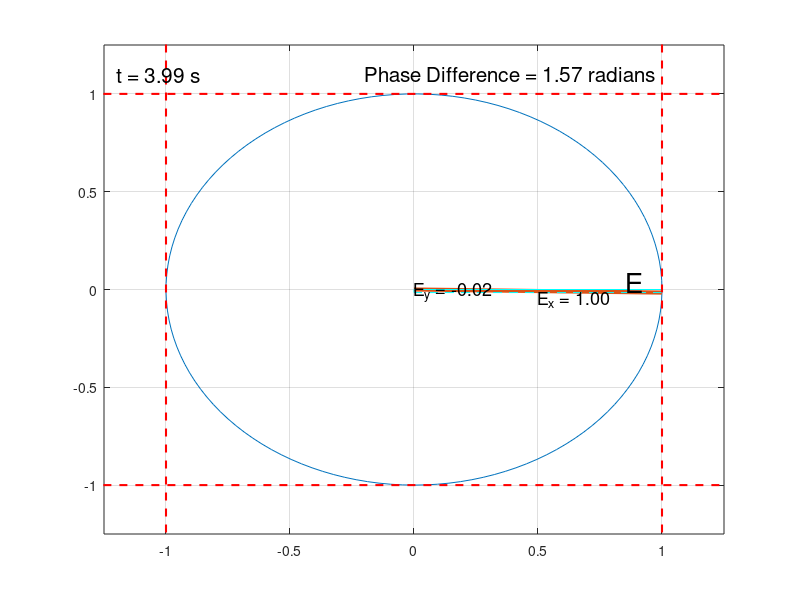

Source code (MATLAB):
clc;clear;clf;

%INPUTS
phi = deg2rad(0);
smoothness_of_animation = .03;
speed_of_animation = .001;
time_length = 4;

%%
Amplitude = 1;
omega1 = pi./2;
omega2 = pi./2;
phaseDifference = pi./2 + phi;

figure(1)
i = 1;
for t = 0:smoothness_of_animation:time_length
    
    clf;
    y = Amplitude.*sin(omega1.*t+phi);
    x = Amplitude.*cos(omega2.*t);
    
    path(i, 1) = x;
    path(i, 2) = y;
    plot(path(:,1), path(:,2))
    hold on
    
    line([0 x], [0 y], 'linewidth', 3)
    line([0 x], [0 0], 'color', 'c')
    line([0 0], [0 y], 'color', 'c')
    line([x x], [y 0], 'linestyle', '--', 'color', 'c')
    line([x 0], [y y], 'linestyle', '--', 'color', 'c')
    
    line([1 1], [10 -10], 'linestyle', '--', 'color', 'r', 'linewidth', 1.5)
    line([-1 -1], [10 -10], 'linestyle', '--', 'color', 'r', 'linewidth', 1.5)
    line([-10 10], [1 1], 'linestyle', '--', 'color', 'r', 'linewidth', 1.5)
    line([-10 10], [-1 -1], 'linestyle', '--', 'color', 'r', 'linewidth', 1.5)
    
    text(-1.2,1.1,sprintf('t = %.2f s', t), 'fontsize', 15)
    text(-.2,1.1,sprintf('Phase Difference = %.2f radians', phaseDifference), 'fontsize', 15)
    
    text(x/1.2+.02, y/1.2+.05, 'E', 'fontsize', 20)
    text(x/2, -.05, sprintf('E_x = %.2f', x), 'fontsize', 13)
    text(0, y/2, sprintf('E_y = %.2f', y), 'fontsize', 13)
    
    grid on
    xlim([-1.25 1.25])
    ylim([-1.25 1.25])
    pause(speed_of_animation)
    hold off
    
    i = i+1;
    
end